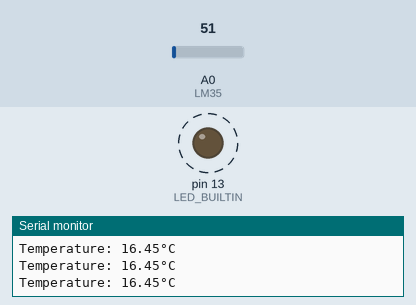
This sketch was run on a simulated Arduino Uno, built with avr-gcc and run on an emulated ATmega328P. Shown: output pins drawn as LEDs (lit = HIGH), the last lines printed to the serial monitor. Dashed ring = blinking. The inputs (shaded band) are chosen by the test bench; at power-on: A0 (LM35) = 51.

Above: at 1.3 s.
1.4 s: A0 (LM35) set to 112
At 1.9 s:
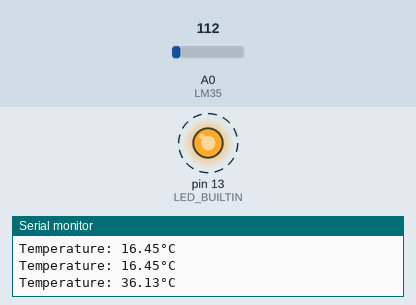
4.4 s: A0 (LM35) set to 86
At 4.62 s:
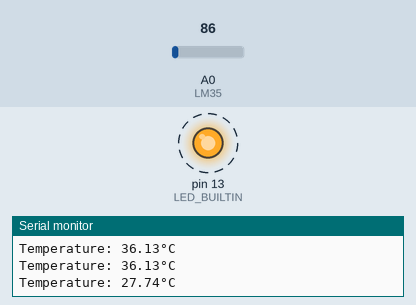
Timing chart, 0 to 13.4 s (numbered marks = the images above; inputs shaded):
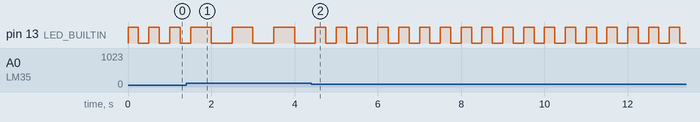

Measured:
- after the input at 1.4 s, pin 13 (LED_BUILTIN): alternates HIGH for 0.50 s and LOW for 0.50 s, starting after 0.60 s
- after the input at 4.4 s, pin 13 (LED_BUILTIN): alternates HIGH for 0.25 s and LOW for 0.25 s, starting after 0.35 s
- by itself, pin 13 (LED_BUILTIN): alternates HIGH for 0.25 s and LOW for 0.25 s

The sketch:

lm35_pro.ino
```cpp
#define LM35 A0
#define unsigned int u32

u32 pre_time = 0; 		// Variable to store the previous time
u32 cur_time = 0;  		// Variable to store the current time
u32 ela_time = 0; 		// Variable to store the elapsed time

// my own delay function
void my_delay(u32 inter_val)
{
  pre_time = millis(); // Get the current time

  while (true) {
    cur_time = millis(); // Get the current time
    ela_time = cur_time - pre_time; // Calculate the elapsed time

    if (ela_time >= inter_val) { // Check if the elapsed time is greater than or equal to the interval
      break;
    }
  }
}


void setup() {
  Serial.begin(9600);
  pinMode(LED_BUILTIN, OUTPUT);
}

/*void delay_ms(u32 milli_sec){
	u32 t0pr,t0pc,t0tc,t0tcr;
  		t0pr=(16*1000)-1;
  		t0tc=0;
  		t0tcr=1;
  while(1)
  {
    t0tcr = 0;
    t0tc++;

    if(t0tc == milli_sec)
      break;
}
}
*/

void loop() {
  // Read analog value from LM35 temperature sensor
  float lmValue = analogRead(LM35);

  // Convert analog value to temperature in Celsius
  float temperature = (lmValue * 3.3) / 1023 * 100; // LM35 sensor output is in mV per degree Celsius

  // Print temperature to serial monitor
  Serial.print("Temperature: ");
  Serial.print(temperature);
  Serial.println("°C");

  // Control LED based on temperature
  if (temperature < 30) {
    // If temperature is below 30°C, blink LED every 250ms
    digitalWrite(LED_BUILTIN, HIGH);
    my_delay(250);
    digitalWrite(LED_BUILTIN, LOW);
    my_delay(250);
  }
     else {
    // If temperature is 30°C or above, blink LED every 500ms
    digitalWrite(LED_BUILTIN, HIGH);
    my_delay(500);
    digitalWrite(LED_BUILTIN, LOW);
    my_delay(500);
  }
}
 
```
